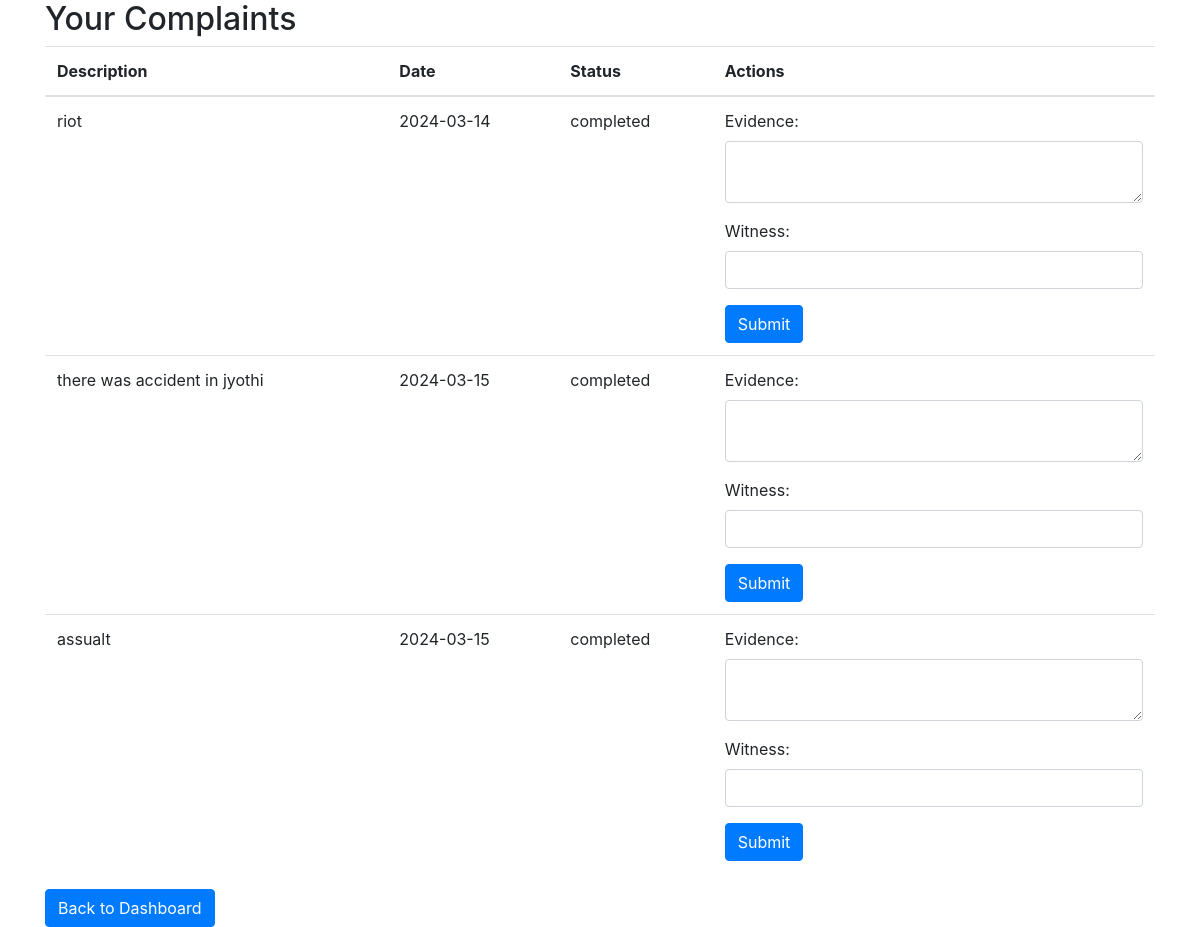
The app's page /view_complaints.php (signed in) with its own data.
### tables this page shows
CREATE TABLE `complaints` (
  `id` int(11) NOT NULL,
  `user_id` int(11) NOT NULL,
  `description` text DEFAULT NULL,
  `date` date DEFAULT NULL,
  `type` varchar(100) DEFAULT NULL,
  `status` enum('pending','completed') DEFAULT 'pending',
  `severity` enum('high','medium','low') NOT NULL DEFAULT 'low',
  `priority` int(11) DEFAULT NULL
);

### view_complaints.php (the view, shortened to what this page needs)
<?php
require_once('db.php');
function displayEvidenceWitnessForm($complaint_id) {
    echo "<form method='post' action='submit_evidence_witness.php'>";
    echo "<div class='form-group'>";
    echo "<label for='evidence'>Evidence:</label>";
    echo "<textarea class='form-control' id='evidence' name='description'></textarea>";
    echo "</div>";
    echo "<div class='form-group'>";
    echo "<label for='witness'>Witness:</label>";
    echo "<input type='text' class='form-control' id='witness' name='name'>";
    echo "</div>";
    echo "<button type='submit' class='btn btn-primary'>Submit</button>";
    echo "</form>";
}
?>
<!DOCTYPE html>
<html>
<head>
    <link rel="stylesheet" href="https://maxcdn.bootstrapcdn.com/bootstrap/4.5.2/css/bootstrap.min.css">
</head>
<body>
    <div class="container">
        <h2>Your Complaints</h2>
        <table class="table">
            <thead>
                <tr>
                    <th>Description</th>
                    <th>Date</th>
                    <th>Status</th>
                    <th>Actions</th>
                </tr>
            </thead>
            <tbody>
                <?php
                $user_id = $_SESSION['user_id'];
                $query = "SELECT * FROM Complaints WHERE user_id=?";
                $stmt = $conn->prepare($query);
                $stmt->bind_param("i", $user_id);
                $stmt->execute();
                $result = $stmt->get_result();
                while($row = $result->fetch_assoc()) {
                    echo "<tr>";
                    echo "<td>{$row['description']}</td>";
                    echo "<td>{$row['date']}</td>";
                    echo "<td>{$row['status']}</td>";
                    echo "<td>";
                    displayEvidenceWitnessForm($row['id']);
                    echo "</td>";
                    echo "</tr>";
                }
                ?>
            </tbody>
        </table>
        <a href="dashboard.php" class="btn btn-primary">Back to Dashboard</a>
    </div>
</body>
</html>

### records on screen
complaints: description "riot", date "2024-03-14", status "completed"
complaints: description "there was accident in jyothi", date "2024-03-15", status "completed"
complaints: description "assualt", date "2024-03-15", status "completed"
